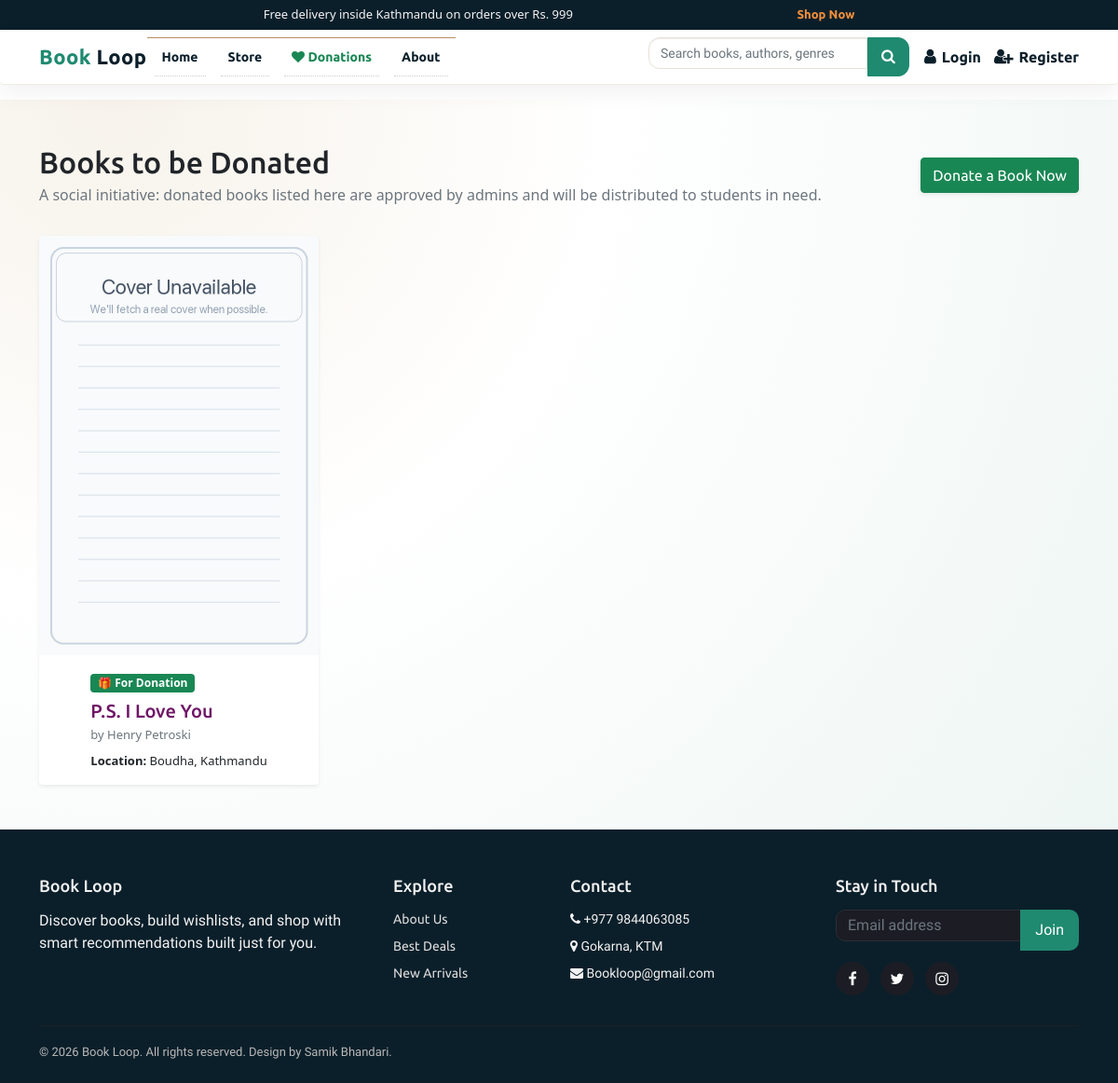
Page /donations/ on the committed database.
### books/models.py (models this page shows, shortened)
class Product(models.Model):
    Book_name = models.CharField(max_length=50)
    Author = models.CharField(max_length=50, default="")
    genre = models.CharField(max_length=300)
    description = models.CharField(max_length=1000, default="")
    price = models.IntegerField(default=0)
    pub_date = models.DateField(default=timezone.now)
    quantity = models.PositiveBigIntegerField(default=1)
    seller = models.ForeignKey(
        settings.AUTH_USER_MODEL,
        on_delete=models.SET_NULL,
        null=True,
        blank=True,
        related_name="products",
    )
    listing_type = models.CharField(
        max_length=10,
        choices=LISTING_CHOICES,
        default="sell",
    )
    listing_status = models.CharField(
        max_length=20,
        choices=LISTING_STATUS,
        default="approved",
    )
    swap_preference = models.CharField(
        max_length=255,
        blank=True,
        null=True,
        help_text="Title or genre of the book you want in exchange.",
    )
    condition = models.CharField(
        max_length=50,
        blank=True,
        null=True,
        help_text=(
            "Physical condition of the book for swapping "
            "(e.g. New, Like New, Good, Heavily Used)."
        ),
    )
    location = models.CharField(
        max_length=255,
        blank=True,
        null=True,
        help_text="City or neighborhood for the swap",
    )
    contact_email = models.EmailField(
        blank=True,
        null=True,
        help_text="Email for other users to contact you for swapping",
    )
    image = CloudinaryField("image", folder="bookloop_covers", null=True, blank=True)
    sequence = models.IntegerField(default=0)
    views = models.PositiveIntegerField(default=0)
    average_rating = models.FloatField(default=0.0)
    rating_count = models.PositiveIntegerField(default=0)
    @property
    def imageURL(self):
        try:
            return self.image.url
        except Exception:
            return ""

### books/views.py (the view)
# urls.py: path('donations/', views.BrowseDonationsView.as_view(), name='browse_donations'),
class BrowseDonationsView(ListView):
    model = Product
    template_name = "books/browse_donations.html"
    context_object_name = "books"
    paginate_by = 12
    def get_queryset(self):  # type: ignore[override]
        return (
            Product.objects.select_related("seller")
            .filter(listing_type="donate", listing_status="approved")
            .order_by("-pub_date", "-id")
        )

### transactions/context_processors.py (called while the page is built, shortened)
def cart_item_count(request):
    if not request.user.is_authenticated:
        return {"cart_count": 0, "cartItems": 0}

### templates/books/browse_donations.html (shortened to what this page needs)
{% load static %}
{% include 'components/base/base-top.html' %}
{% include 'components/header/header.html' %}
<section class="py-5" style="background: radial-gradient(circle at 10% 0%, #f7f3eb 0%, #ffffff 40%, #eef6f3 100%);">
  <div class="container">
    <div class="d-flex flex-column flex-md-row justify-content-between align-items-start align-items-md-center gap-3">
      <div>
        <h2 class="mb-1" style="font-family: 'Merriweather', serif;">Books to be Donated</h2>
        <p class="text-muted mb-0">A social initiative: donated books listed here are approved by admins and will be distributed to students in need.</p>
      </div>
      <div>
        <a href="{% url 'add_donation' %}" class="btn btn-success shadow-sm">
          Donate a Book Now
        </a>
      </div>
    </div>
    <div class="row row-cols-1 row-cols-sm-2 row-cols-md-3 row-cols-lg-4 g-4 justify-content-start mt-2">
      {% for book in books %}
      <div class="col">
        <div class="card h-100 shadow-sm border-0 rounded-4">
          <a href="{% url 'product' book.id %}" style="text-decoration: none;">
            {% if book.imageURL %}
              <img class="card-img-top book-cover-img" src="{{ book.imageURL }}" alt="{{ book.Book_name }}" data-fallback="{% static 'images/default_cover.jpg' %}" onerror="this.onerror=null; this.src=this.dataset.fallback;">
            {% else %}
              <img class="card-img-top book-cover-img" src="{% static 'images/default_cover.jpg' %}" alt="{{ book.Book_name }}">
            {% endif %}
          </a>
          <div class="card-body">
            <span class="badge bg-success text-white mb-2">🎁 For Donation</span>
            <h6 class="mb-1">{{ book.Book_name }}</h6>
            <div class="text-muted" style="font-size: 13px;">by {{ book.Author }}</div>
            <div class="mt-2" style="font-size: 13px;">
              <div><strong>Location:</strong> {{ book.location|default:"Not specified" }}</div>
            </div>
          </div>
        </div>
      </div>
      {% endfor %}
    </div>
  </div>
</section>
{% include 'components/footer/footer.html' %}
{% include 'components/base/base-bottom.html' %}

### static/css/style.css (style rules this page uses)
html, body { font-size: 100%; font-family: 'Open Sans', sans-serif; background:#ffffff; }
p { margin:0; }
h1,h2,h3,h4,h5,h6,a { font-family:'Ubuntu', sans-serif !important; margin:0; }
.book-cover-img { width:100%; aspect-ratio:2 / 3; height:auto; object-fit:cover; object-position:center; border-top-left-radius:inherit; border-top-right-radius:inherit; }

### static/css/main.css (style rules this page uses)
.badge { background: #FF5370; }
.card { width: 300px; border: none; height: 300px; box-shadow: 0px 0px 1px 0px #000203; z-index: 1; display: flex; justify-content: center; align-items: center }
.card h6 { color: #6F1667; font-size: 20px }
.book-cover-img { display: block; width: 100%; aspect-ratio: 2 / 3; object-fit: contain; background: #f0eee9; }

### templates/components/header/header.html (style rules this page uses)
:root { --bw-ink: #0b1f2a; --bw-muted: #52616b; --bw-accent: #1f8a70; --bw-accent-2: #f28f3b; --bw-surface: #ffffff; }

### templates/components/footer/footer.html (style rules this page uses)
:root { --bw-ink: #0b1f2a; --bw-muted: #52616b; --bw-accent: #1f8a70; --bw-accent-2: #f28f3b; }

### rows in the picture
Product: Book_name "P.S. I Love You", Author "Henry Petroski", location "Boudha, Kathmandu"
